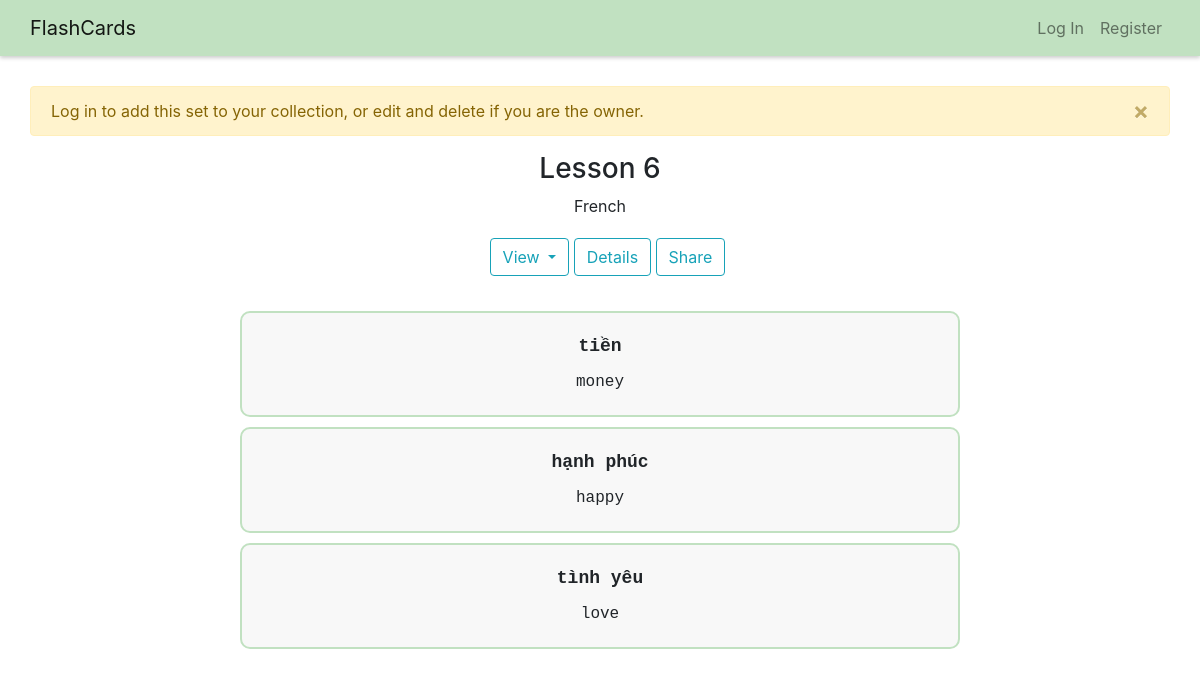
The app's page /view-set/6 with its own data.
### flashcards/models.py (models this page shows)
class Set(models.Model):
    owner = models.ForeignKey("User", on_delete=models.CASCADE, related_name="sets")
    name = models.CharField(max_length=255)
    description = models.TextField(blank=True)
    timestamp = models.DateTimeField(auto_now_add=True)

class Card(models.Model):
    set = models.ForeignKey("Set", on_delete=models.CASCADE, related_name="cards")
    term = models.CharField(max_length=255)
    definition = models.TextField()

### flashcards/views.py (the view, shortened to what this page needs)
# urls.py: path("view-set/<int:set_id>", views.set, name="view-set")
def set(request, set_id):
    user = None
    message = None
    if request.user.is_authenticated:
        user = request.user
    else:
        message = "Log in to add this set to your collection, or edit and delete if you are the owner."
    try:
        set = Set.objects.get(pk=set_id)
        user_is_not_owner = set.owner != user
        user_has_not_added = len(Add.objects.filter(user=user, set=set)) == 0
    except Set.DoesNotExist:
        return HttpResponse("Invalid set ID.")
    return render(request, "flashcards/set.html", {
            "set": set,
            "user_is_not_owner": user_is_not_owner,
            "user_has_not_added": user_has_not_added,
            "message": message
        })

### flashcards/templates/flashcards/set.html (shortened to what this page needs)
{% extends "flashcards/layout.html" %}
{% load static %}
{% block body %}
    {% if message %}
        <div class="alert alert-warning alert-dismissible">
            <a href="#" class="close" data-dismiss="alert" aria-label="close">&times;</a>
            {{ message }}
        </div>
    {% endif %}
    <div class="container center">
        <h3>{{ set.name }}</h3>
        <div>{{ set.description }}</div>
        <div class="set-actions">
            <button class="btn btn-outline-info dropdown-toggle" type="button" id="view-mode-btn" data-toggle="dropdown" aria-haspopup="true" aria-expanded="false">
                View
            </button>
            <button class="btn btn-outline-info popup" onclick="showDetails()">Details
            </button>
            <button onclick="share()" class="btn btn-outline-info set-btn" id="share-btn" title="Copy link">Share</button>
        </div>
        <div class="existing-cards-div" id="all-cards-view">
            {% for card in set.cards.all %}
            <div class="existing-card-div" id="{{ card.pk }}">
                <div class="set-item set-title">{{ card.term }}</div>
                <div class="set-item">
                    <ul>
                        <li>{{ card.definition }}</li>
                    </ul>
                </div>
            </div>
            {% endfor %}
        </div>
    </div>
{% endblock %}

### flashcards/static/flashcards/styles.css (style rules this page uses)
.container { display: flex; flex-direction: column; align-items: center; text-align: center; }
.center { text-align: center; }
.existing-sets-div, .existing-cards-div { margin-top: 15px; }
.existing-set-div, .existing-card-div { border: 2px solid #C1E1C1; border-radius: 10px; margin: 10px; padding: 5px; width: 60vw; background-color: #f8f8f8; font-family: 'Courier New', Courier, monospace; transition: transform 0.3s ease-in-out; }
.set-item { margin-bottom: 10px; }
.set-title { font-weight: bold; font-size: large; margin-top: 15px; }
ul { list-style-type: none; padding: 0; }
li { margin-bottom: 10px; margin-top: 10px; padding-right: 20px; padding-left: 20px; list-style-type: none; }
.set-btn { pointer-events: auto; }
#view-mode-btn { margin-left: 15px; }
.set-actions { all:unset; float:left; }
.popup { position: relative; display: inline-block; cursor: pointer; -webkit-user-select: none; -moz-user-select: none; -ms-user-select: none; user-select: none; }
.set-actions { padding: 10px; }
.set-actions > button { margin-top: 10px; }

### records on screen
Set: name "Lesson 6", description "French"
Card: term "tiền", definition "money"
Card: term "hạnh phúc", definition "happy"
Card: term "tình yêu", definition "love"

### other values on screen
{{ message }} "Log in to add this set to your collection, or edit and delete if you are the owner."
